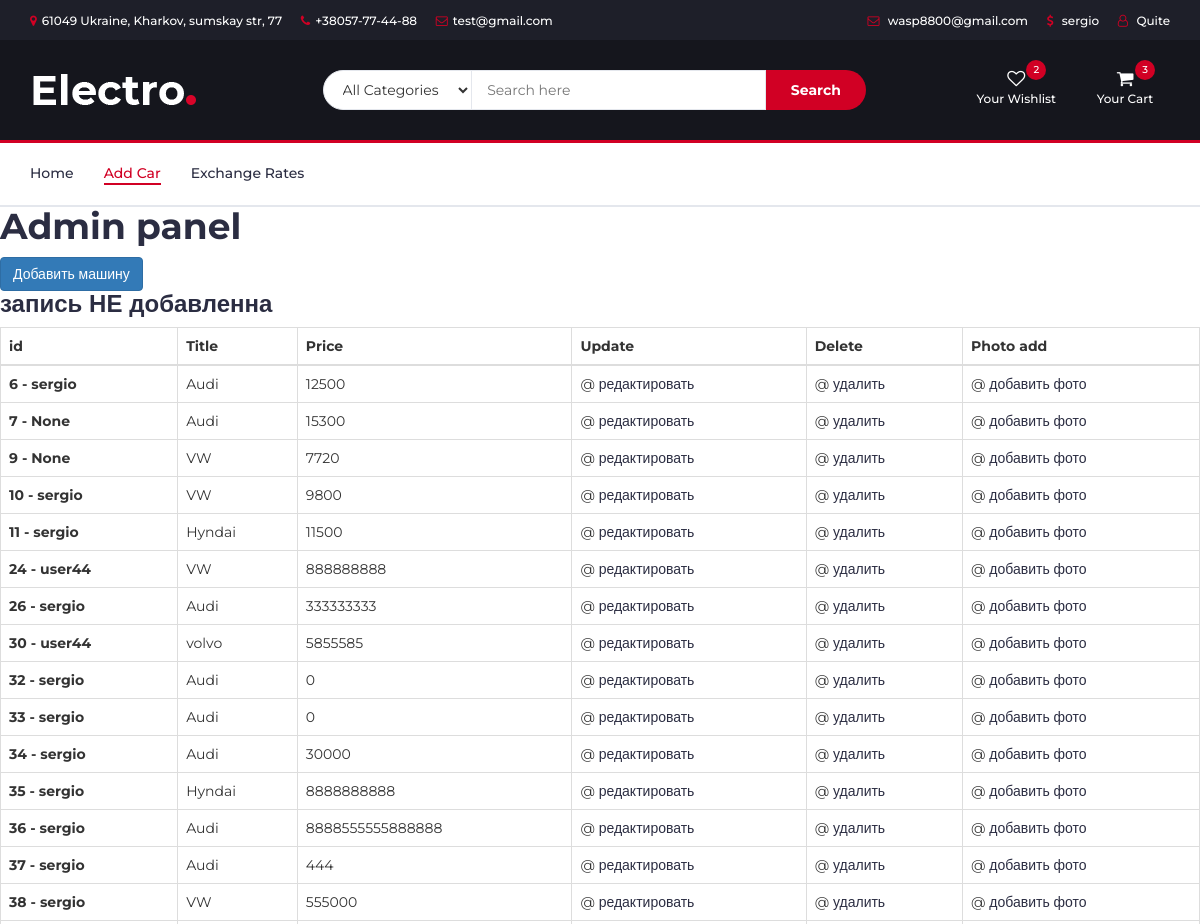
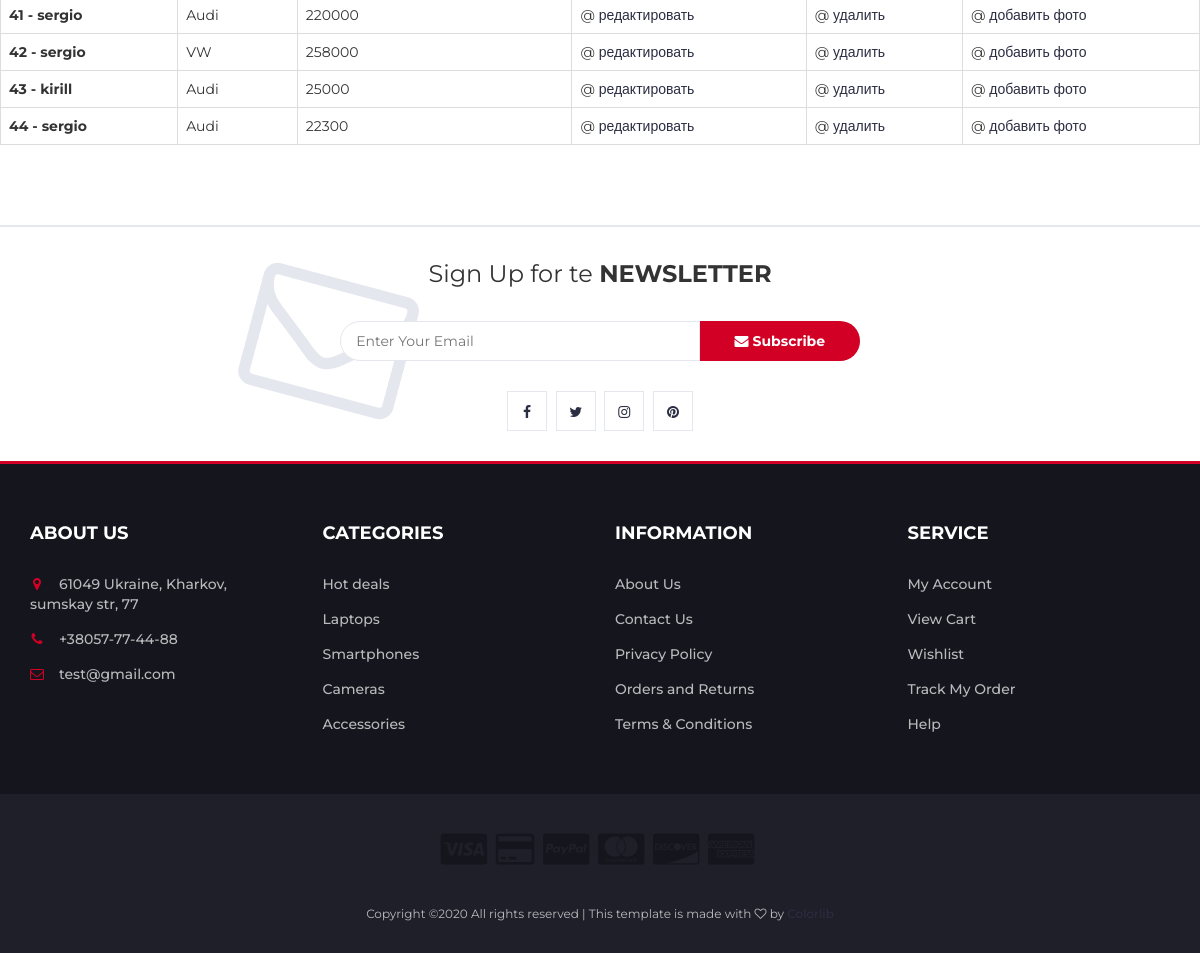
The app's page /goods/add-new-car/ (signed in) with its own data (2 pictures, top to bottom).
### goods/models.py (models this page shows, shortened)
class Car(models.Model):
    author = models.ForeignKey(User, on_delete=models.CASCADE, verbose_name="Владелец машины", blank=True, null=True)
    title = models.ForeignKey(CarName, verbose_name="Cars", on_delete=models.CASCADE)
    genres = models.ManyToManyField(Genre,  max_length=100)
    category = models.ManyToManyField(Category,  max_length=100)
    fuel = models.ManyToManyField(Specifications,  max_length=100)
    poster = models.ImageField("Фото", null=True, default=None, upload_to="movies/")
    price = models.PositiveIntegerField("Цена", default=0, help_text="указывать сумму в долларах")
    slug = models.SlugField("Url", max_length=150, blank=True, unique=False)
    class Meta:
        verbose_name = "Car"
        verbose_name_plural = "Cars"

class CarName(models.Model):
    name = models.CharField("Name", max_length=150)
    def __str__(self):
        return self.name
    class Meta:
        verbose_name = "Car label"
        verbose_name_plural = "Cars label"

### goods/views.py (the view, shortened to what this page needs)
# urls.py: path('add-new-car/', AddCar_View.as_view(), name='add_car_new'),
class AddCar_View(LoginRequiredMixin, View):
    login_url = reverse_lazy('login_my')
    def get(self, request):
        template = 'goods/add_car_for_list.html'
        form = AddCar()
        contex = {
            'list_car': Car.objects.all().order_by('id'),
            'form': form,
        }
        return render(request, template, context=contex)

### goods/forms.py
class AddCar(forms.ModelForm):
    class Meta:
        model = Car
        fields = ("author", "title", "genres", "category", "fuel", "price", "poster")
        widgets = {'author': forms.HiddenInput()}

### goods/models.py (called while the page is built)
    def __str__(self):
        return self.name

    def __str__(self):
        return self.fuel_type

    def __str__(self):
        return self.name

### goods/templates/goods/add_car_for_list.html (shortened to what this page needs)
{% extends 'goods/base.html' %}
{% load static %}
{% load mathfilters %}
{% block content %}
<h1> Admin panel </h1>
<button type="button" class="btn btn-primary" data-toggle="modal" data-target="#exampleModal">
  Добавить машину
</button>
{% if success %}
<h3 class="text-primary"> Запись добавленна </h3>
        {% else %}
        <h3> запись НЕ добавленна</h3>
{% endif %}
{% if update %}
<a class="mt-24"> Page Update </a>
 <form id="update_form" enctype="multipart/form-data" class="post-form" method="post">
          {% csrf_token %}
 {% for n in form %}
                    <div class="form-group" style="float: left">
                        {% if n.errors %}
                        <div class="alert alert-danger" role="alert">
                             {{n.errors}}
                         </div>
                        {% endif %}
                        {{ n }}<br>
                        {{n.label}}
                    </div>
            {% endfor %}
     <div style="clear: left"></div>
        </form>
<style>
  .image-car-short2 {
    width: 250px;
    height: 200px;
    float:left; /* Выравнивание по левому краю */
    margin: 7px 7px 7px 0;
}
  </style>
<h1>----------------POSTER-------------------------</h1>
<div><img src="{% if car.poster %} {{car.poster.url}} {% endif %} " class="image-car-short2"></div>
<div style="clear: left"></div>
<h1>-----------------------------------------------</h1>
 <div>
          {% for n in car.carshorts_set.all %}
                    <div>
                      <img src="{{ n.image.url }}" class="image-car-short2" >
                    </div>
            {% endfor %}
      </div><br>
<div style="clear: left"></div>
 <dir> <button form="update_form" type="submit" class="btn btn-primary btn-lg"> Update </button> </dir><br>
    <a href="{% url 'add_car_new' %}" class="btn btn-primary btn-sm enabled" role="button" aria-disabled="true"> List Cars </a>
{% else %}
<table class="table table-bordered">
  <thead>
  <tr>
    <th scope="col">id</th>
    <th scope="col">Title</th>
    <th scope="col">Price</th>
    <th scope="col">Update</th>
    <th scope="col">Delete</th>
      <th scope="col">Photo add</th>
  </tr>
  </thead>
  <tbody>
  {% for car in list_car %}
  <tr>
    <th scope="row">{{ car.id }} - {{ car.author }}</th>
    <td>{{ car.title }}</td>
    <td>{{ car.price }}</td>
      {% if request.user == car.author or request.user.is_superuser %}
      <td>@<a href="{% url 'update_car_new' car.id %}"> редактировать </a></td>
      {% else %}
      <td> нет доступа </td>
      {% endif %}
    {% if request.user == car.author or request.user.is_superuser  %}
      <td>@<a id="delete_car" onclick="delete_question()" href="{% if response_from_modal_window == true %} {% url 'delete_car_new' car.id %} {% endif %}"> удалить </a></td>
      {% else %}
      <td> нет доступа </td>
      {% endif %}
    <td>@<a  href="{% url 'photo_car_new' car.id %}"> добавить фото </a></td>
  </tr>
  {% endfor %}
</table>
{% endif %}
<div class="modal-body">
  </div>
{% endblock content %}

### goods/templates/include/header.html (shortened to what this page needs)
{% load static %}
		<header>
			<div id="top-header">
				<div class="container">
					<ul class="header-links pull-left">
						<li><a href="https://goo.gl/maps/Gz4FKv7KDecqLaLe6"><i class="fa fa-map-marker"></i>61049 Ukraine, Kharkov, sumskay str, 77 </a></li>
						<li><a href="https://goo.gl/maps/Gz4FKv7KDecqLaLe6"><i class="fa fa-phone"></i>+38057-77-44-88</a></li>
						<li><a href="#https://goo.gl/maps/Gz4FKv7KDecqLaLe6"><i class="fa fa-envelope-o"></i>test@gmail.com</a></li>
					</ul>
					<ul class="header-links pull-right">
					{% if request.user.is_authenticated %}
						<li><a href="#"><i class="fa fa-envelope-o" ></i> {{ request.user.email }}</a></li>
						<li><a href="#"><i class="fa fa-dollar"></i> {{ request.user }}</a></li>
						<li><a href="{% url 'logout_my' %}"><i class="fa fa-user-o"></i> Quite </a></li>
					{% else %}
						<li><a href="{% url 'register_my' %}"><i class="fa fa-user-o"></i> Registration </a></li>
						<li><a href="{% url 'login_my' %}"><i class="fa fa-user-o"></i> My Account </a></li>
					{% endif %}
					</ul>
				</div>
			</div>
			<div id="header">
				<div class="container">
					<div class="row">
						<div class="col-md-3">
							<div class="header-logo">
								<a href="#" class="logo">
									<img src="./img/logo.png" alt="">
								</a>
							</div>
						</div>
						<div class="col-md-6">
							<div class="header-search">
								<form>
									<select class="input-select">
										<option value="0">All Categories</option>
									</select>
									<input class="input" placeholder="Search here">
									<button class="search-btn">Search</button>
								</form>
							</div>
						</div>
						<div class="col-md-3 clearfix">
							<div class="header-ctn">
								<div>
									<a href="#">
										<i class="fa fa-heart-o"></i>
										<span>Your Wishlist</span>
										<div class="qty">2</div>
									</a>
								</div>
								<div class="dropdown">
									<a class="dropdown-toggle" data-toggle="dropdown" aria-expanded="true">
										<i class="fa fa-shopping-cart"></i>
										<span>Your Cart</span>
										<div class="qty">3</div>
									</a>
								</div>
							</div>
						</div>
					</div>
				</div>
			</div>
		</header>
		<nav id="navigation">
			<div class="container">
				<div id="responsive-nav">
{% with url_name=request.resolver_match.url_name %}
					<ul class="main-nav nav navbar-nav">
						<li class="{% if url_name == 'goods_list_url' %} active {% endif %}"><a href="{% url 'goods_list_url' %}">Home</a></li>
						<li class="{% if url_name == 'add_car_new' %} active {% endif %}"><a href="{% url 'add_car_new' %}">Add Car</a></li>
						<li class="{% if url_name == 'index_api' %} active {% endif %}"><a href="{% url 'index_api' %}">Exchange Rates</a></li>
					</ul>
{% endwith %}
				</div>
			</div>
		</nav>

### goods/static/css/style.css (style rules this page uses)
body { font-family: 'Montserrat', sans-serif; font-weight: 400; color: #333; }
h1, h2, h3, h4, h5, h6 { color: #2B2D42; font-weight: 700; margin: 0 0 10px; }
a { color:#2B2D42; font-weight: 500; -webkit-transition: 0.2s color; transition: 0.2s color; }
ul, ol { margin: 0; padding: 0; list-style: none }
.input { height: 40px; padding: 0px 15px; border: 1px solid #E4E7ED; background-color: #FFF; width: 100%; }
.input-select { padding: 0px 15px; background: #FFF; border: 1px solid #E4E7ED; height: 40px; }
#top-header { padding-top: 10px; padding-bottom: 10px; background-color: #1E1F29; }
.header-links li { display: inline-block; margin-right: 15px; font-size: 12px; }
.header-links li:last-child { margin-right: 0px; }
.header-links li a { color: #FFF; }
.header-links li i { color: #D10024; margin-right: 5px; }
#header { padding-top: 15px; padding-bottom: 15px; background-color: #15161D; }
.header-logo { float: left; }
.header-logo .logo img { display: block; }
.header-search { padding: 15px 0px; }
.header-search form { position: relative; }
.header-search form .input-select { margin-right: -4px; border-radius: 40px 0px 0px 40px; }
.header-search form .input { width: calc(100% - 260px); margin-right: -4px; }
.header-search form .search-btn { height: 40px; width: 100px; background: #D10024; color: #FFF; font-weight: 700; border: none; border-radius: 0px 40px 40px 0px; }
.header-ctn { float: right; padding: 15px 0px; }
.header-ctn>div { display: inline-block; }
.header-ctn>div+div { margin-left: 15px; }
.header-ctn>div>a { display: block; position: relative; width: 90px; text-align: center; color: #FFF; }
.header-ctn>div>a>i { display: block; font-size: 18px; }
.header-ctn>div>a>span { font-size: 12px; }
.header-ctn>div>a>.qty { position: absolute; right: 15px; top: -10px; width: 20px; height: 20px; line-height: 20px; text-align: center; border-radius: 50%; font-size: 10px; color: #FFF; background-color: #D10024; }
#navigation { background: #FFF; border-bottom: 2px solid #E4E7ED; border-top: 3px solid #D10024; }
.main-nav>li+li { margin-left: 30px }
.main-nav>li>a { padding: 20px 0px; }
.main-nav>li>a:hover, .main-nav>li>a:focus, .main-nav>li.active>a { color: #D10024; background-color: transparent; }
.main-nav>li>a:after { content: ""; display: block; width: 0%; height: 2px; background-color: #D10024; -webkit-transition: 0.2s all; transition: 0.2s all; }
.main-nav>li>a:hover:after, .main-nav>li>a:focus:after, .main-nav>li.active>a:after { width: 100%; }

### records on screen
Car: id "6", author "sergio", title "Audi", price "12500", shows "редактировать", shows "удалить"
Car: id "7", author "None", title "Audi", price "15300", shows "редактировать", shows "удалить"
Car: id "9", author "None", title "VW", price "7720", shows "редактировать", shows "удалить"
Car: id "10", author "sergio", title "VW", price "9800", shows "редактировать", shows "удалить"
Car: id "11", author "sergio", title "Hyndai", price "11500", shows "редактировать", shows "удалить"
Car: id "24", author "user44", title "VW", price "888888888", shows "редактировать", shows "удалить"
Car: id "26", author "sergio", title "Audi", price "333333333", shows "редактировать", shows "удалить"
Car: id "30", author "user44", title "volvo", price "5855585", shows "редактировать", shows "удалить"
Car: id "32", author "sergio", title "Audi", price "0", shows "редактировать", shows "удалить"
Car: id "33", author "sergio", title "Audi", price "0", shows "редактировать", shows "удалить"
Car: id "34", author "sergio", title "Audi", price "30000", shows "редактировать", shows "удалить"
Car: id "35", author "sergio", title "Hyndai", price "8888888888", shows "редактировать", shows "удалить"
Car: id "36", author "sergio", title "Audi", price "8888555555888888", shows "редактировать", shows "удалить"
Car: id "37", author "sergio", title "Audi", price "444", shows "редактировать", shows "удалить"
Car: id "38", author "sergio", title "VW", price "555000", shows "редактировать", shows "удалить"
Car: id "41", author "sergio", title "Audi", price "220000", shows "редактировать", shows "удалить"
Car: id "42", author "sergio", title "VW", price "258000", shows "редактировать", shows "удалить"
Car: id "43", author "kirill", title "Audi", price "25000", shows "редактировать", shows "удалить"
Car: id "44", author "sergio", title "Audi", price "22300", shows "редактировать", shows "удалить"

### other values on screen
{{ request.user.email }} "wasp8800@gmail.com"
{{ request.user }} "sergio"
